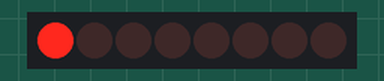
Simulated run of this sketch. Board: Arduino Uno, built with avr-gcc and run on an emulated ATmega328P. Parts: 8 shift-register outputs drawn as a row of LEDs (first output left, lit = HIGH). Wiring (inferred from the names in the program): shift register (74HC595): data pin 11; shift clock pin 13; latch pin 7. Wiring (inferred from the signals the program sends): row of LEDs: on Q0, Q1, Q2, Q3, Q4, Q5, Q6, Q7.

Above: at 0.2 s.
At 0.7 s:
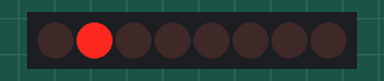
At 2.7 s:
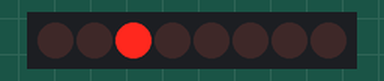
Timing chart, 0 to 3.5 s (numbered marks = the images above):
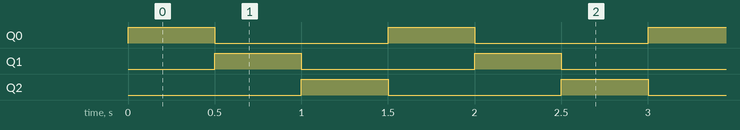

The sketch:

shift_register.ino
```cpp
/* shift_register
 *
 * Demo of the 74HC595, Arduino shiftOut and arrays
 * by: Jeffrey E. Hundstad <we0a@arrl.net> 2015-02-23
 */

/* PINS */
const byte dataPin = 11; // 74HC595-Pin-14 SER (serial data)
const byte clockPin = 13; // 74HC595-Pin-11 SRCLK (serial clock)
const byte latchPin = 7; // 74HC595-Pin-12 RCLK (register latch)
// 74HC595-Pin-8 GND
// 74HC595-Pin-16 VCC
// 74HC595-Pin-13 OE (Output Enable, LOW to enable)

void setup() {
  // put your setup code here, to run once:
  pinMode(dataPin, OUTPUT);
  pinMode(clockPin, OUTPUT);
  pinMode(latchPin, OUTPUT);
  digitalWrite(latchPin, LOW);
  shiftOut(dataPin, clockPin, MSBFIRST, 0);
  digitalWrite(latchPin, HIGH);
}

const byte animation[] = {0b00000001,
                          0b00000010,
                          0b00000100
                         };


void loop() {
  for (byte sequence = 0; sequence < 3; sequence++) {
    digitalWrite(latchPin, LOW);
    shiftOut(dataPin, clockPin, MSBFIRST, animation[sequence]);
    digitalWrite(latchPin, HIGH);
    delay(500);
  }
}
```

Measured:
- by itself, Q0–2: alternates HIGH for 0.50 s and LOW for 1.0 s
- by itself, everything shown: repeats every 1.5 s, in 3 steps
